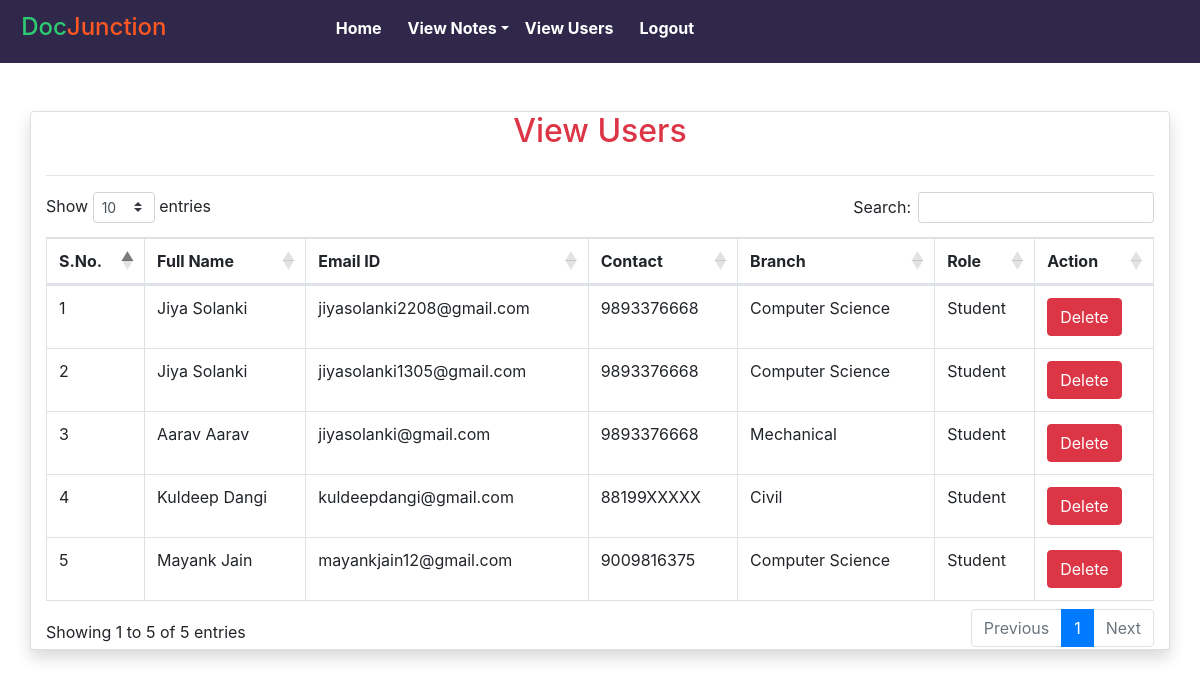
/view_users (signed in), run on the app's committed database.
### notes/models.py (models this page shows, shortened)
class Signup(models.Model):
    user = models.ForeignKey(User,on_delete=models.CASCADE)
    contact = models.CharField(max_length=10,null=True)
    branch = models.CharField(max_length=30)
    role = models.CharField(max_length=15)

### notes/views.py (the view)
# urls.py: path('view_users', view_users, name='view_users'),
def view_users(request):
    if not request.user.is_authenticated:
        return redirect('login_admin')
    users = Signup.objects.all()
    d = {'users': users}
    return render(request,'view_users.html',d)

### notes/templates/view_users.html (shortened to what this page needs)
{% extends 'admin_nav.html'%}
{% load static %}
{% block body %}
<link rel="stylesheet" href="https://cdnjs.cloudflare.com/ajax/libs/twitter-bootstrap/4.5.2/css/bootstrap.css">
<link rel="stylesheet" href="https://cdn.datatables.net/1.11.3/css/dataTables.bootstrap4.min.css">
<div class="container card shadow mt-5">
	<h2 class="text-center text-danger">View Users</h2>
	<hr>
	<table class="table table-bordered" id="example">
		<thead>
			<tr>
				<th>S.No.</th>
				<th>Full Name</th>
				<th>Email ID</th>
				<th>Contact</th>
				<th>Branch</th>
				<th>Role</th>
				<th>Action</th>
			</tr>
		</thead>
		<tbody>
			{% for i in users %}
			<tr>
				<td>{{forloop.counter}}</td>
				<td style="text-transform: capitalize;">{{i.user.first_name}} {{i.user.last_name}}</td>
				<td>{{i.user.username}}</td>
				<td>{{i.contact}}</td>
				<td>{{i.branch}}</td>
				<td>{{i.role}}</td>
				<td><a href="{% url 'delete_users' i.user.id %}" class="btn btn-danger" onclick="return confirm('Do you really want to delete ?')"> Delete </a></td>
			</tr>
			{% endfor %}
		</tbody>
	</table>
</div>
{% endblock %}

### data on the page
Signup: user.first_name "Jiya", user.last_name "Solanki", user.username "jiyasolanki2208@gmail.com", contact "9893376668", branch "Computer Science", role "Student"
Signup: user.first_name "Jiya", user.last_name "Solanki", user.username "jiyasolanki1305@gmail.com", contact "9893376668", branch "Computer Science", role "Student"
Signup: user.first_name "Aarav", user.last_name "Aarav", user.username "jiyasolanki@gmail.com", contact "9893376668", branch "Mechanical", role "Student"
Signup: user.first_name "Kuldeep", user.last_name "Dangi", user.username "kuldeepdangi@gmail.com", contact "88199XXXXX", branch "Civil", role "Student"
Signup: user.first_name "Mayank", user.last_name "Jain", user.username "mayankjain12@gmail.com", contact "9009816375", branch "Computer Science", role "Student"
